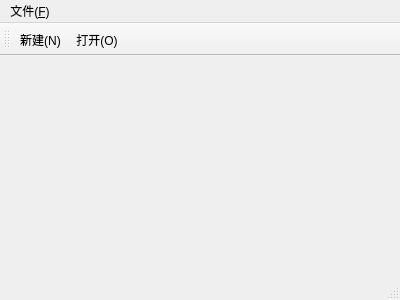
<?xml version="1.0" encoding="UTF-8"?>
<ui version="4.0">
 <class>MainWindow</class>
 <widget class="QMainWindow" name="MainWindow">
  <property name="geometry">
   <rect>
    <x>0</x>
    <y>0</y>
    <width>400</width>
    <height>300</height>
   </rect>
  </property>
  <property name="windowTitle">
   <string>MainWindow</string>
  </property>
  <widget class="QWidget" name="centralWidget"/>
  <widget class="QMenuBar" name="menuBar">
   <property name="geometry">
    <rect>
     <x>0</x>
     <y>0</y>
     <width>400</width>
     <height>23</height>
    </rect>
   </property>
   <widget class="QMenu" name="menu">
    <property name="title">
     <string>文件(&amp;F)</string>
    </property>
    <addaction name="action_N"/>
    <addaction name="action_O"/>
   </widget>
   <addaction name="menu"/>
  </widget>
  <widget class="QToolBar" name="mainToolBar">
   <attribute name="toolBarArea">
    <enum>TopToolBarArea</enum>
   </attribute>
   <attribute name="toolBarBreak">
    <bool>false</bool>
   </attribute>
   <addaction name="action_N"/>
   <addaction name="action_O"/>
  </widget>
  <widget class="QStatusBar" name="statusBar"/>
  <action name="action_N">
   <property name="text">
    <string>新建(&amp;N)</string>
   </property>
  </action>
  <action name="action_O">
   <property name="text">
    <string>打开(&amp;O)</string>
   </property>
  </action>
 </widget>
 <layoutdefault spacing="6" margin="11"/>
 <resources/>
 <connections/>
</ui>
